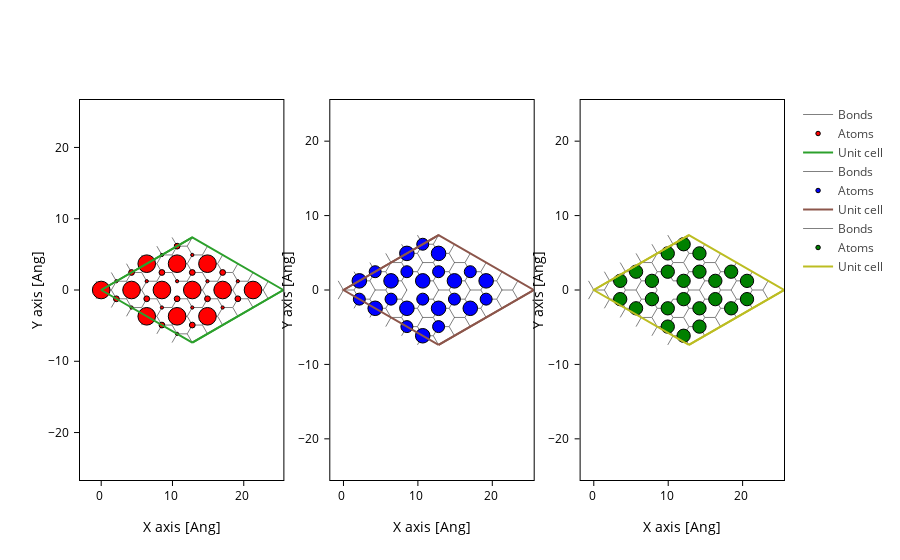

Notebook cell for this chart:
### Markdown cell above
## Hamiltonian eigenstates

At this point we have 1) a complete geometry describing a supercell structure with nearest cell neighbour interactions, 2) a Hamiltonian with nearest neighbour interactions describing the electronic structure.  
This completes what is needed to calculate a great deal of physical quantities, e.g. eigenstates, density of states, projected density of states and bandstructures.

To begin with we calculate the $\Gamma$-point eigenstates and plot a subset of the eigenstates' norm on the geometry.

### Code cell
es = H.eigenstate()
# Reduce the contained eigenstates to only 3 states around the Fermi-level
es_fermi = es.sub(range(len(H) // 2 - 1, len(H) // 2 + 2))

plots = [
    system.plot(axes="xy", atoms_style=[{"size": n * 20, "color": c}])
    for n, c in zip(es_fermi.norm2(projection="orbital"), ("red", "blue", "green"))
]

merge_plots(*plots, composite_method="subplots", cols=3)
